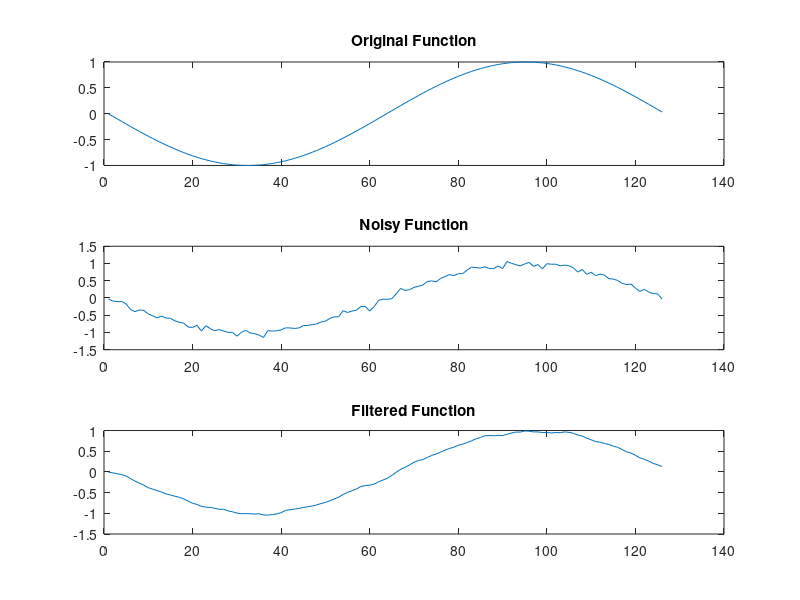

Here is the MATLAB script that generated this plot:
x=[-pi:0.05:pi];
f=sin(x);
z=awgn(f,25);
b=filter(ones(1,5)/5,1,z);

subplot(3,1,1);plot(f)
title('Original Function')
subplot(3,1,2);plot(z)
title('Noisy Function')
subplot(3,1,3);plot(b)
title('Filtered Function')